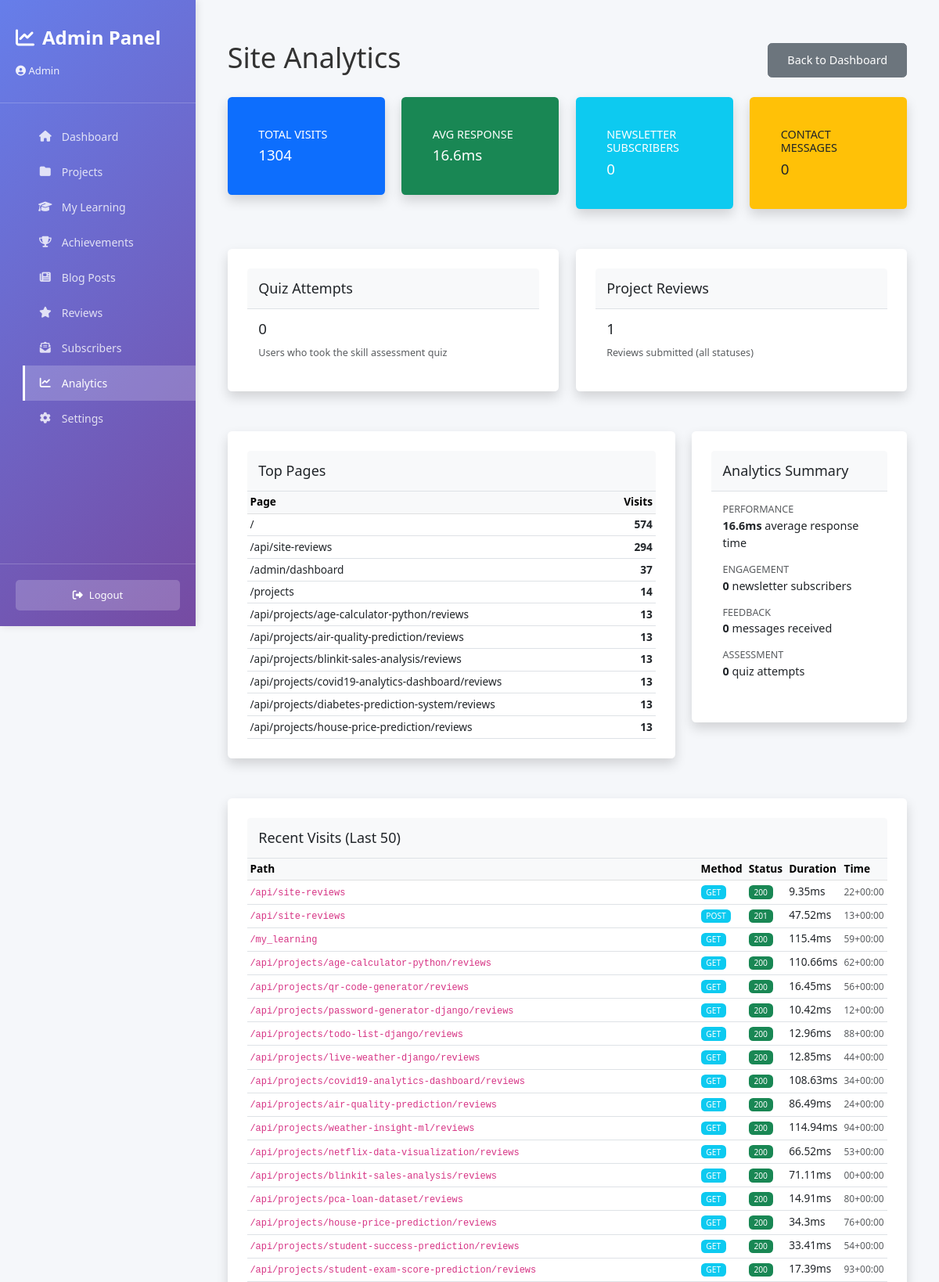
The page /admin/analytics (signed in, upper part) on the database its author committed.
### tables this page shows
CREATE TABLE page_visits (
    id INTEGER PRIMARY KEY AUTOINCREMENT,
    path TEXT NOT NULL,
    method TEXT NOT NULL,
    status_code INTEGER,
    duration_ms REAL,
    user_agent TEXT,
    visited_at TEXT NOT NULL
);

### app/admin/admin_routes.py (the view)
@admin_bp.route('/analytics')
@login_required
def analytics():
    conn = db.get_connection()
    total_visits = conn.execute("SELECT COUNT(*) c FROM page_visits").fetchone()["c"]
    avg_duration = conn.execute("SELECT AVG(duration_ms) a FROM page_visits").fetchone()["a"] or 0
    top_pages = conn.execute(
        "SELECT path, COUNT(*) c FROM page_visits GROUP BY path ORDER BY c DESC LIMIT 10"
    ).fetchall()
    subscribers = conn.execute("SELECT COUNT(*) c FROM newsletter_subscribers").fetchone()["c"]
    messages = conn.execute("SELECT COUNT(*) c FROM contact_messages").fetchone()["c"]
    reviews = conn.execute("SELECT COUNT(*) c FROM project_reviews").fetchone()["c"]
    quiz_attempts = conn.execute("SELECT COUNT(*) c FROM quiz_results").fetchone()["c"]
    recent_visits = conn.execute(
        "SELECT path, method, status_code, duration_ms, visited_at FROM page_visits "
        "ORDER BY id DESC LIMIT 50"
    ).fetchall()
    conn.close()
    analytics_data = {
        "total_visits": total_visits,
        "avg_response_ms": round(avg_duration, 1),
        "top_pages": [dict(r) for r in top_pages],
        "newsletter_subscribers": subscribers,
        "contact_messages": messages,
        "project_reviews": reviews,
        "quiz_attempts": quiz_attempts,
        "recent_visits": [dict(r) for r in recent_visits],
    }
    return render_template('admin_analytics.html', analytics=analytics_data)

### app/admin/admin_auth.py (called while the page is built)
def login_required(f):
    @wraps(f)
    def decorated_function(*args, **kwargs):
        if 'admin_logged_in' not in session:
            return redirect(url_for('admin.login'))
        return f(*args, **kwargs)
    return decorated_function

### app/core/db.py (called while the page is built)
def get_connection():
    os.makedirs(DATA_DIR, exist_ok=True)
    conn = sqlite3.connect(DB_PATH)
    conn.row_factory = sqlite3.Row
    conn.execute("PRAGMA foreign_keys = ON")
    conn.execute("PRAGMA journal_mode = WAL")
    conn.execute("PRAGMA synchronous = NORMAL")
    return conn

def now_iso():
    return datetime.now(timezone.utc).isoformat()

### flask_app.py (called while the page is built)
@app.context_processor
def inject_seo_globals():
    return {
        "site_url": SITE_URL.rstrip('/'),
        "google_site_verification": GOOGLE_SITE_VERIFICATION,
    }

@app.after_request
def add_security_headers(response):
    response.headers["X-Content-Type-Options"] = "nosniff"
    response.headers["X-Frame-Options"] = "DENY"
    response.headers["X-XSS-Protection"] = "1; mode=block"
    response.headers["Referrer-Policy"] = "strict-origin-when-cross-origin"
    response.headers["Content-Security-Policy"] = (
        "default-src 'self'; "
        "img-src 'self' data: https:; "
        "style-src 'self' 'unsafe-inline' https:; "
        "script-src 'self' 'unsafe-inline' https:; "
        "connect-src 'self' https:; "
        "font-src 'self' https: data:;"
    )
    return response

@app.after_request
def set_cache_headers(response):
    if request.path.startswith('/static/'):
        response.headers['Cache-Control'] = 'public, max-age=2592000'  # 30 days for static
    else:
        response.headers['Cache-Control'] = 'public, max-age=300'  # 5 min for HTML
    return response

@app.before_request
def _start_timer():
    request._start_time = time.time()

### templates/admin_analytics.html (shortened to what this page needs)
{% extends "admin_base.html" %}
{% block content %}
<div class="container-fluid py-4">
    <div class="d-flex justify-content-between align-items-center mb-4">
        <h1 class="h2">Site Analytics</h1>
        <a href="{{ url_for('admin.dashboard') }}" class="btn btn-secondary">Back to Dashboard</a>
    </div>
    <div class="row mb-4">
        <div class="col-md-3">
            <div class="card bg-primary text-white">
                <div class="card-body">
                    <h6 class="card-title text-uppercase">Total Visits</h6>
                    <h3 class="card-text">{{ analytics.total_visits }}</h3>
                </div>
            </div>
        </div>
        <div class="col-md-3">
            <div class="card bg-success text-white">
                <div class="card-body">
                    <h6 class="card-title text-uppercase">Avg Response</h6>
                    <h3 class="card-text">{{ analytics.avg_response_ms }}ms</h3>
                </div>
            </div>
        </div>
        <div class="col-md-3">
            <div class="card bg-info text-white">
                <div class="card-body">
                    <h6 class="card-title text-uppercase">Newsletter Subscribers</h6>
                    <h3 class="card-text">{{ analytics.newsletter_subscribers }}</h3>
                </div>
            </div>
        </div>
        <div class="col-md-3">
            <div class="card bg-warning text-dark">
                <div class="card-body">
                    <h6 class="card-title text-uppercase">Contact Messages</h6>
                    <h3 class="card-text">{{ analytics.contact_messages }}</h3>
                </div>
            </div>
        </div>
    </div>
    <div class="row mb-4">
        <div class="col-md-6">
            <div class="card">
                <div class="card-header">
                    <h5 class="card-title mb-0">Quiz Attempts</h5>
                </div>
                <div class="card-body">
                    <h3>{{ analytics.quiz_attempts }}</h3>
                    <small class="text-muted">Users who took the skill assessment quiz</small>
                </div>
            </div>
        </div>
        <div class="col-md-6">
            <div class="card">
                <div class="card-header">
                    <h5 class="card-title mb-0">Project Reviews</h5>
                </div>
                <div class="card-body">
                    <h3>{{ analytics.project_reviews }}</h3>
                    <small class="text-muted">Reviews submitted (all statuses)</small>
                </div>
            </div>
        </div>
    </div>
    <div class="row">
        <div class="col-lg-8">
            <div class="card">
                <div class="card-header">
                    <h5 class="card-title mb-0">Top Pages</h5>
                </div>
                <div class="table-responsive">
                    <table class="table table-sm mb-0">
                        <thead class="table-light">
                            <tr>
                                <th>Page</th>
                                <th class="text-end">Visits</th>
                            </tr>
                        </thead>
                        <tbody>
                            {% for page in analytics.top_pages %}
                            <tr>
                                <td>{{ page.path }}</td>
                                <td class="text-end"><strong>{{ page.c }}</strong></td>
                            </tr>
                            {% endfor %}
                        </tbody>
                    </table>
                </div>
            </div>
        </div>
        <div class="col-lg-4">
            <div class="card">
                <div class="card-header">
                    <h5 class="card-title mb-0">Analytics Summary</h5>
                </div>
                <div class="card-body">
                    <ul class="list-unstyled">
                        <li class="mb-3">
                            <span class="d-block text-muted small text-uppercase">Performance</span>
                            <strong>{{ analytics.avg_response_ms }}ms</strong> average response time
                        </li>
                        <li class="mb-3">
                            <span class="d-block text-muted small text-uppercase">Engagement</span>
                            <strong>{{ analytics.newsletter_subscribers }}</strong> newsletter subscribers
                        </li>
                        <li class="mb-3">
                            <span class="d-block text-muted small text-uppercase">Feedback</span>
                            <strong>{{ analytics.contact_messages }}</strong> messages received
                        </li>
                        <li>
                            <span class="d-block text-muted small text-uppercase">Assessment</span>
                            <strong>{{ analytics.quiz_attempts }}</strong> quiz attempts
                        </li>
                    </ul>
                </div>
            </div>
        </div>
    </div>
    <div class="row mt-4">
        <div class="col-12">
            <div class="card">
                <div class="card-header">
                    <h5 class="card-title mb-0">Recent Visits (Last 50)</h5>
                </div>
                <div class="table-responsive">
                    <table class="table table-hover table-sm mb-0">
                        <thead class="table-light">
                            <tr>
                                <th>Path</th>
                                <th>Method</th>
                                <th>Status</th>
                                <th>Duration</th>
                                <th>Time</th>
                            </tr>
                        </thead>
                        <tbody>
                            {% for visit in analytics.recent_visits %}
                            <tr>
                                <td><code class="small">{{ visit.path }}</code></td>
                                <td>
                                    <span class="badge bg-info">{{ visit.method }}</span>
                                </td>
                                <td>
                                    {% if visit.status_code < 300 %}
                                        <span class="badge bg-success">{{ visit.status_code }}</span>
                                    {% elif visit.status_code < 400 %}
                                        <span class="badge bg-info">{{ visit.status_code }}</span>
                                    {% elif visit.status_code < 500 %}
                                        <span class="badge bg-warning">{{ visit.status_code }}</span>
                                    {% else %}
                                        <span class="badge bg-danger">{{ visit.status_code }}</span>
                                    {% endif %}
                                </td>
                                <td>{{ visit.duration_ms }}ms</td>
                                <td><small class="text-muted">{{ visit.visited_at[-8:] }}</small></td>
                            </tr>
                            {% endfor %}
                        </tbody>
                    </table>
                </div>
            </div>
        </div>
    </div>
</div>
{% endblock %}

### static/css/admin-responsive.css (style rules this page uses)
@media (min-width: 1025px) { html { font-size: 90%; } }
@media (min-width: 1025px) { h1 { font-size: 2.5rem !important; } }
@media (min-width: 1025px) { h3 { font-size: 1.3rem !important; } }
@media (min-width: 1025px) { .btn { width: auto !important; padding: 10px 24px !important; } }
@media (min-width: 1025px) { table { font-size: 0.95rem !important; } }
@media (min-width: 1025px) { table thead { display: table-header-group !important; } }
@media (min-width: 1025px) { table tbody tr { display: table-row !important; } }
@media (min-width: 1025px) { .card, .content-section { padding: 25px !important; margin-bottom: 30px !important; } }

### templates/admin_base.html (style rules this page uses)
* { margin: 0; padding: 0; box-sizing: border-box; }
body { font-family: 'Segoe UI', Tahoma, Geneva, Verdana, sans-serif; background: #f5f7fa; color: #333; }

### templates/admin_analytics.html (style rules this page uses)
.card { border: none; box-shadow: 0 0.5rem 1rem rgba(0, 0, 0, 0.15); }
.card-header { background: #f8f9fa; border-bottom: 1px solid #dee2e6; padding: 1rem; }
.badge { padding: 0.35em 0.65em; font-weight: 500; }

### rows shown on the page
page_visits: path "/api/site-reviews", method "GET", status_code "200", duration_ms "9.35", visited_at "22+00:00"
page_visits: path "/api/site-reviews", method "POST", status_code "201", duration_ms "47.52", visited_at "13+00:00"
page_visits: path "/my_learning", method "GET", status_code "200", duration_ms "115.4", visited_at "59+00:00"
page_visits: path "/api/projects/age-calculator-python/reviews", method "GET", status_code "200", duration_ms "110.66", visited_at "62+00:00"
page_visits: path "/api/projects/qr-code-generator/reviews", method "GET", status_code "200", duration_ms "16.45", visited_at "56+00:00"
page_visits: path "/api/projects/password-generator-django/reviews", method "GET", status_code "200", duration_ms "10.42", visited_at "12+00:00"
page_visits: path "/api/projects/todo-list-django/reviews", method "GET", status_code "200", duration_ms "12.96", visited_at "88+00:00"
page_visits: path "/api/projects/live-weather-django/reviews", method "GET", status_code "200", duration_ms "12.85", visited_at "44+00:00"
page_visits: path "/api/projects/covid19-analytics-dashboard/reviews", method "GET", status_code "200", duration_ms "108.63", visited_at "34+00:00"
page_visits: path "/api/projects/air-quality-prediction/reviews", method "GET", status_code "200", duration_ms "86.49", visited_at "24+00:00"
page_visits: path "/api/projects/weather-insight-ml/reviews", method "GET", status_code "200", duration_ms "114.94", visited_at "94+00:00"
page_visits: path "/api/projects/netflix-data-visualization/reviews", method "GET", status_code "200", duration_ms "66.52", visited_at "53+00:00"
page_visits: path "/api/projects/blinkit-sales-analysis/reviews", method "GET", status_code "200", duration_ms "71.11", visited_at "00+00:00"
page_visits: path "/api/projects/pca-loan-dataset/reviews", method "GET", status_code "200", duration_ms "14.91", visited_at "80+00:00"
page_visits: path "/api/projects/house-price-prediction/reviews", method "GET", status_code "200", duration_ms "34.3", visited_at "76+00:00"
page_visits: path "/api/projects/student-success-prediction/reviews", method "GET", status_code "200", duration_ms "33.41", visited_at "54+00:00"
page_visits: path "/api/projects/student-exam-score-prediction/reviews", method "GET", status_code "200", duration_ms "17.39", visited_at "93+00:00"

### other values the page prints
{{ session.get('admin_email', 'Admin') }} "Admin"
{{ analytics.total_visits }} "1304"
{{ analytics.avg_response_ms }} "16.6"
{{ analytics.newsletter_subscribers }} "0"
{{ analytics.contact_messages }} "0"
{{ analytics.quiz_attempts }} "0"
{{ analytics.project_reviews }} "1"
{{ page.path }} "/" "/api/site-reviews" "/admin/dashboard" "/projects" "/api/projects/age-calculator-python/reviews" "/api/projects/air-quality-prediction/reviews" "/api/projects/blinkit-sales-analysis/reviews" "/api/projects/covid19-analytics-dashboard/reviews" "/api/projects/diabetes-prediction-system/reviews" "/api/projects/house-price-prediction/reviews"
{{ page.c }} "574" "294" "37" "14" "13" "13" "13" "13" "13" "13"
